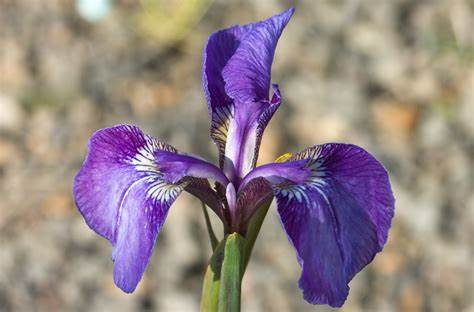
#> input picture Experiments/Image_Effects/dataset/iris.jpg, 474 x 312 px, found by its file name
$ python effect.py
#> lines starting #> are read from the running program, lines starting #| are printed output that depends on the picture
import cv2
import numpy as np
import random
import math
color_image = cv2.imread("U:\\4-1\\Digital Image Processing LAB\\Chapter_16\\dataset\\iris.jpg")
#> color_image is the input picture: shape (312, 474, 3); mean B, G, R 134.3, 132, 148
cv2.imshow("Flower",color_image)
cv2.waitKey()
cv2.destroyAllWindows()
cartoon_image = cv2.stylization(color_image, sigma_s=150, sigma_r=0.25)
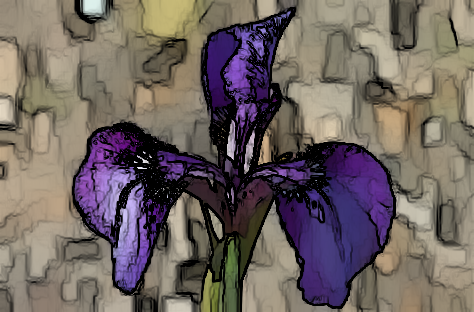
#> cartoon_image: shape (312, 474, 3); mean B, G, R 97.7, 100.7, 111.6
cv2.imshow('cartoon', cartoon_image)
cv2.waitKey()
cv2.destroyAllWindows()
cartoon_image1, cartoon_image2  = cv2.pencilSketch(color_image, sigma_s=60, sigma_r=0.5, shade_factor=0.02)
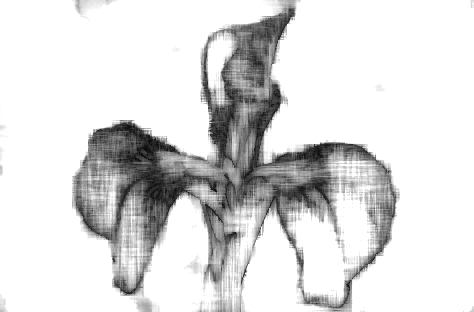
#> cartoon_image1: shape (312, 474); min 10, max 255, mean 220.8
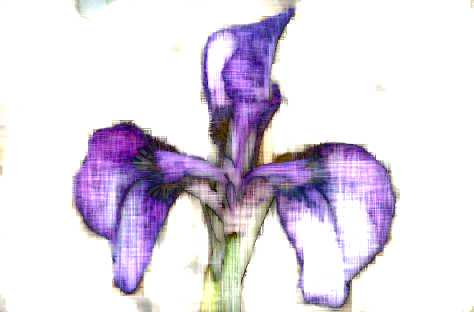
#> cartoon_image2: shape (312, 474, 3); mean B, G, R 230.5, 216.6, 224.6
cv2.imshow('pencil', cartoon_image2)
cv2.waitKey()
cv2.destroyAllWindows()
height, width, channels = color_image.shape
#> height = 312; width = 474; channels = 3

# Randomly select a point in the 10x10 range of the lower right for each point
# mm is the value range, the bigger the wider
mm = 10
for i in range(0, height):
    for j in range(0, width):
        # Random points
        r = int(random.random() * mm)
        r_i, r_j = i + r, j + r
        # Handling out of bounds
        if r_i >= height:
            r_i = height - 1
        elif r_i < 0:
            r_i = 0
        if r_j >= width:
            r_j = width - 1
        elif r_j < 0:
            r_j = 0
        # Modify pixels
        color_image[i, j] = color_image[r_i, r_j]
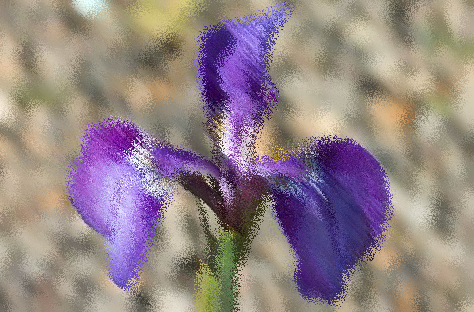
#> color_image: shape (312, 474, 3); mean B, G, R 134.2, 131.9, 147.8

cv2.imshow("img", color_image)
if cv2.waitKey(0) == ord("q"):
#> (key q is pressed here)
    cv2.destroyAllWindows()
